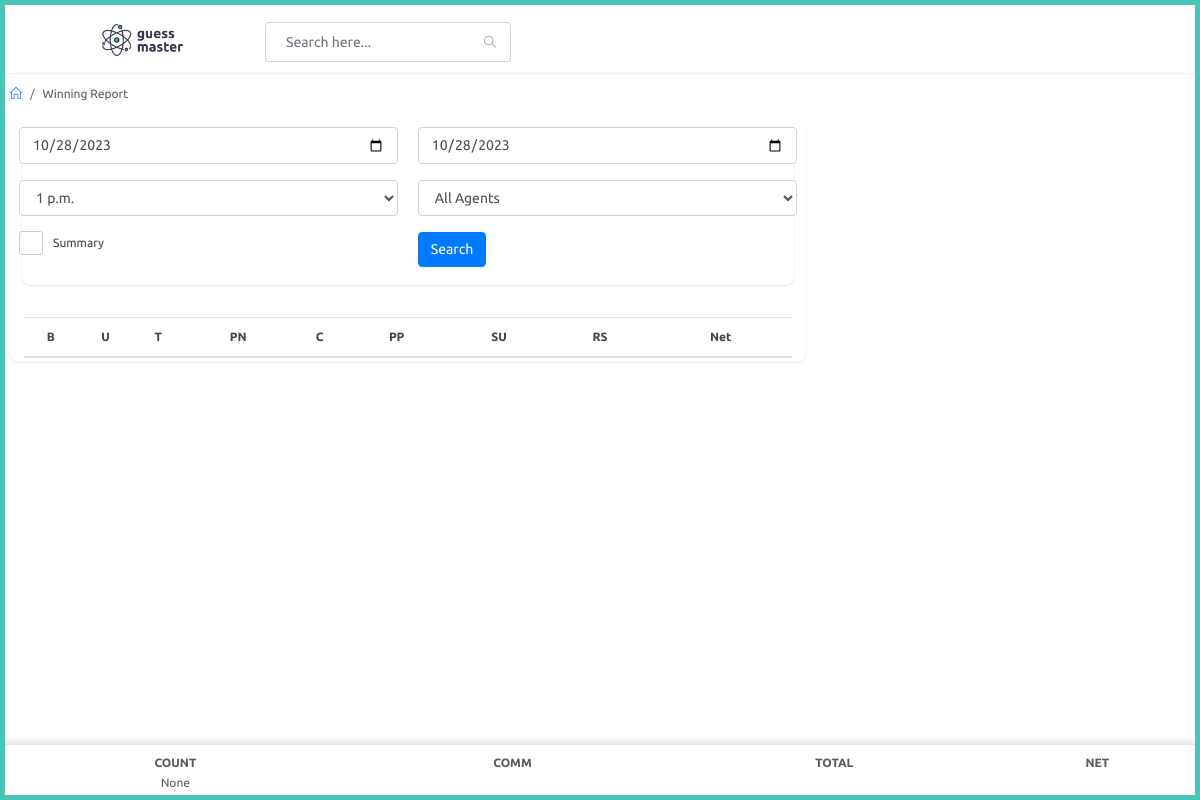
/adminapp/winning_report, run on an earlier commit of the app's database.
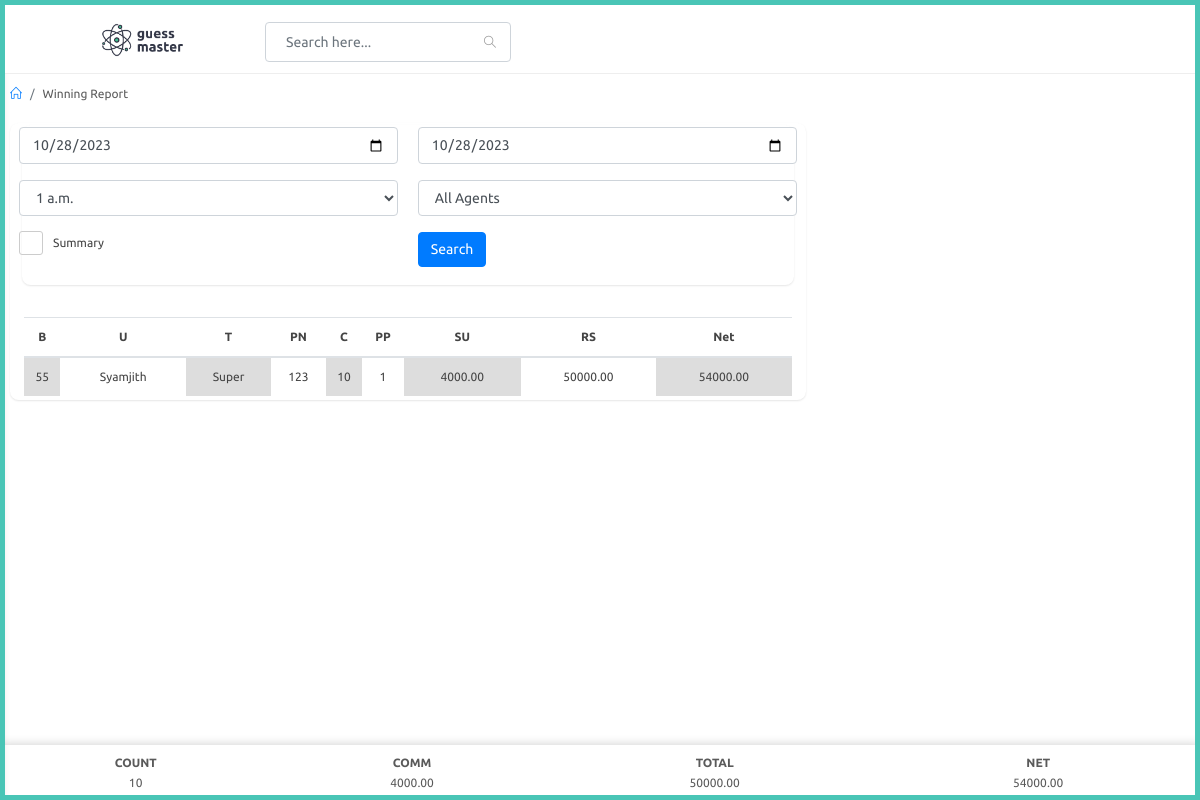
And on a later commit of the database.
### adminapp/models.py (models this page shows, shortened)
class Winning(models.Model):
    date = models.DateField()
    time = models.ForeignKey(PlayTime,on_delete=models.CASCADE,null=True)
    agent = models.ForeignKey(Agent,on_delete=models.CASCADE,null=True)
    dealer = models.ForeignKey(Dealer,on_delete=models.CASCADE,null=True)
    bill = models.CharField(max_length=100)
    number = models.CharField(max_length=3)
    LSK = models.CharField(max_length=100)
    count = models.IntegerField()
    position = models.CharField(max_length=10)
    prize = models.DecimalField(max_digits=10, decimal_places=2)
    commission = models.DecimalField(max_digits=10, decimal_places=2)
    total = models.DecimalField(max_digits=10, decimal_places=2)

### website/models.py (models this page shows)
class Agent(models.Model):
    user = models.OneToOneField(User,on_delete=models.CASCADE,related_name="agent")
    agent_name = models.CharField(max_length=100)
    phone_number = models.CharField(max_length=100)
    def __str__(self):
        return str(self.agent_name)

### adminapp/views.py (the view)
# urls.py: path('winning_report',views.winning_report,name="winning_report"),
def winning_report(request):
    times = PlayTime.objects.filter().all()
    print(times)
    ist = pytz.timezone('Asia/Kolkata')
    current_date = timezone.now().astimezone(ist).date()
    current_time = timezone.now().astimezone(ist).time()
    winnings = []
    totals = []
    aggregated_winnings = []
    if request.method == 'POST':
        from_date = request.POST.get('from-date')
        to_date = request.POST.get('to-date')
        select_time = request.POST.get('time')
        select_agent = request.POST.get('select-agent')
        print(from_date,to_date,select_time,select_agent)
        agents = Agent.objects.filter().all()
        if select_time != 'all':
            if select_agent != 'all':
                winnings = Winning.objects.filter(Q(agent__user=select_agent) | Q(dealer__agent__user=select_agent),date__range=[from_date, to_date],time=select_time)
                print(winnings)
                aggregated_winnings = winnings.values('bill', 'LSK', 'number').annotate(
                    total_count=Sum('count'),
                    total_commission=Sum('commission'),
                    total_prize=Sum('prize'),
                    total_net=Sum('total'),
                    agent=F('agent__agent_name'),
                    dealer=F('dealer__dealer_name'),
                    position=F('position'),
                )
                totals = Winning.objects.filter(Q(agent__user=select_agent) | Q(dealer__agent__user=select_agent),date__range=[from_date, to_date],time=select_time).aggregate(total_count=Sum('count'),total_commission=Sum('commission'),total_rs=Sum('prize'),total_net=Sum('total'))
                context = {
                    'times' : times,
                    'agents' : agents,
                    'winnings' : winnings,
                    'totals' : totals,
                    'aggr' : aggregated_winnings,
                    'selected_time' : select_time,
                    'selected_agent' : select_agent,
                    'selected_from' : from_date,
                    'selected_to' : to_date,
                }
            else:
                winnings = Winning.objects.filter(date__range=[from_date, to_date],time=select_time)
                print(winnings)
                aggregated_winnings = winnings.values('bill', 'LSK', 'number').annotate(
                    total_count=Sum('count'),
                    total_commission=Sum('commission'),
                    total_prize=Sum('prize'),
                    total_net=Sum('total'),
                    agent=F('agent__agent_name'),
                    dealer=F('dealer__dealer_name'),
                    position=F('position'),
                )
                totals = Winning.objects.filter(date__range=[from_date, to_date],time=select_time).aggregate(total_count=Sum('count'),total_commission=Sum('commission'),total_rs=Sum('prize'),total_net=Sum('total'))
                context = {
                    'times' : times,
                    'agents' : agents,
                    'winnings' : winnings,
                    'totals' : totals,
                    'aggr' : aggregated_winnings,
                    'selected_time' : select_time,
                    'selected_agent' : 'all',
                    'selected_from' : from_date,
                    'selected_to' : to_date,
                }
            return render(request,'adminapp/winning_report.html',context)
        else:
            print("time is all")
            if select_agent != 'all':
                winnings = Winning.objects.filter(Q(agent__user=select_agent) | Q(dealer__agent__user=select_agent),date__range=[from_date, to_date])
                print(winnings)
                aggregated_winnings = winnings.values('bill', 'LSK', 'number').annotate(
                    total_count=Sum('count'),
                    total_commission=Sum('commission'),
                    total_prize=Sum('prize'),
                    total_net=Sum('total'),
                    agent=F('agent__agent_name'),
                    dealer=F('dealer__dealer_name'),
                    position=F('position'),
                )
                totals = Winning.objects.filter(Q(agent__user=select_agent) | Q(dealer__agent__user=select_agent),date__range=[from_date, to_date]).aggregate(total_count=Sum('count'),total_commission=Sum('commission'),total_rs=Sum('prize'),total_net=Sum('total'))
                context = {
                    'times' : times,
                    'agents' : agents,
                    'winnings' : winnings,
                    'totals' : totals,
                    'aggr' : aggregated_winnings,
                    'selected_time' : 'all',
                    'selected_agent' : select_agent,
                    'selected_from' : from_date,
                    'selected_to' : to_date,
                }
            else:
                winnings = Winning.objects.filter(date__range=[from_date, to_date])
                print(winnings)
                aggregated_winnings = winnings.values('bill', 'LSK', 'number').annotate(
                    total_count=Sum('count'),
                    total_commission=Sum('commission'),
                    total_prize=Sum('prize'),
                    total_net=Sum('total'),
                    agent=F('agent__agent_name'),
                    dealer=F('dealer__dealer_name'),
                    position=F('position'),
                )
                totals = Winning.objects.filter(date__range=[from_date, to_date]).aggregate(total_count=Sum('count'),total_commission=Sum('commission'),total_rs=Sum('prize'),total_net=Sum('total'))
                context = {
                    'times' : times,
                    'agents' : agents,
                    'winnings' : winnings,
                    'totals' : totals,
                    'aggr' : aggregated_winnings,
                    'selected_time' : 'all',
                    'selected_agent' : 'all',
                    'selected_from' : from_date,
                    'selected_to' : to_date,
                }
            return render(request,'adminapp/winning_report.html',context)
    else:
        try:
            matching_play_times = Winning.objects.filter().last()
            agents = Agent.objects.filter().all()
            winnings = Winning.objects.filter(date=current_date,time=matching_play_times.time)
            aggregated_winnings = winnings.values('bill', 'LSK', 'number').annotate(
                total_count=Sum('count'),
                total_commission=Sum('commission'),
                total_prize=Sum('prize'),
                total_net=Sum('total'),
                agent=F('agent__agent_name'),
                dealer=F('dealer__dealer_name'),
                position=F('position'),
            )
            totals = Winning.objects.filter(date=current_date,time=matching_play_times.time).aggregate(total_count=Sum('count'),total_commission=Sum('commission'),total_rs=Sum('prize'),total_net=Sum('total'))
        except:
            pass
        context = {
            'times' : times,
            'agents' : agents,
            'winnings' : winnings,
            'totals' : totals,
            'aggr' : aggregated_winnings,
            'selected_time' : matching_play_times.time.id,
            'selected_agent' : 'all'
        }
        return render(request,'adminapp/winning_report.html',context)

### adminapp/models.py (called while the page is built)
    def __str__(self):
        return str(self.start_time)

### templates/adminapp/winning_report.html (shortened to what the changed rows need)
{% extends 'adminapp/partials/base.html' %}
{% load static %}
{% block content %}
<div id="main-content">
    <div class="container-fluid">
        <div class="row clearfix" style="padding-bottom: 50px;">
            <form method="POST">
            <div class="col-lg-12 col-md-12 col-sm-12">
                <div class="card">
                    <div class="body">
                        <div class="col-lg-12">
                            <div class="card">
                                <div class="body">
                                    <div class="row clearfix">
                                        <div class="col-md-6 col-6">
                                            <div class="form-group">
                                                <select class="form-control show-tick ms select2" data-placeholder="Select"
                                                    name="time" id="time">
                                                    {% for time in times %}
                                                    <option value="{{time.id}}">{{time.game_time}}</option>
                                                    {% endfor %}
                                                </select>
                                            </div>
                                        </div>
                                    </div>
                                    </div>
                                 </div>
                                <div class="body">
                                    <div class="table-responsive">
                                        <table class="table m-b-0">
                                            <thead>
                                                <tr>
                                                     <th class="th">B</th>
                                                     <th class="th">U</th>
                                                     <th class="th">T</th>
                                                     <th class="th">PN</th>
                                                     <th class="th">C</th>
                                                     <th class="th">PP</th>
                                                     <th class="th">SU</th>
                                                     <th class="th">RS</th>
                                                     <th class="th">Net</th>
                                                </tr>
                                            </thead>
                                            <tbody class="not-summary">
                                                {% for winning in winnings %}
                                                <tr>
                                                    <td class="td2">{{winning.bill}}</td>
                                                    {% if winning.agent %}
                                                    <td class="td3">{{winning.agent}}</td>
                                                    {% else %}
                                                    <td class="td3">{{winning.dealer}}</td>
                                                    {% endif %}
                                                    <td class="td2">{{winning.LSK}}</td>
                                                    <td class="td3">{{winning.number}}</td>
                                                    <td class="td2">{{winning.count}}</td>
                                                    <td class="td3">{{winning.position}}</td>
                                                    <td class="td2">{{winning.commission}}</td>
                                                    <td class="td3">{{winning.prize}}</td>
                                                    <td class="td2">{{winning.total}}</td>
                                                </tr>
                                                {% endfor %}
                                            </tbody>
                                        </table>
                                    </div>
                                </div>
                            </div>
                        </div>
                    </div>
                    </div>
                </div>
            </div>
        </div>
    </div>
<nav class="navbar-bottom">
    <table>
        <thead>
            <tr>
                 <th class="th1">COUNT</th>
                 <th class="th1">COMM</th>
                 <th class="th1">TOTAL</th>
                 <th class="th1">NET</th>
            </tr>
        </thead>
        <tbody>
            <tr>
                <td class="td1">{{totals.total_count}}</td>
                <td class="td1">{{totals.total_commission|floatformat:2 }}</td>
                <td class="td1">{{totals.total_rs|floatformat:2 }}</td>
                <td class="td1">{{totals.total_net|floatformat:2 }}</td>
            </tr>
        </tbody>
    </table>
</nav>
{% endblock %}

What changed in the data, as far as the page shows it:
added Winning: bill "55", agent "Syamjith", LSK "Super", number "123", count "10", position "1", commission "4000.00", prize "50000.00", total "54000.00"
Also different on the page:
form field time: "1 p.m." → "1 a.m."
{{ totals.total_count }}: "None" → "10"
{{ totals.total_commission|floatformat:2 }}: (not shown) → "4000.00"
{{ totals.total_rs|floatformat:2 }}: (not shown) → "50000.00"
{{ totals.total_net|floatformat:2 }}: (not shown) → "54000.00"
